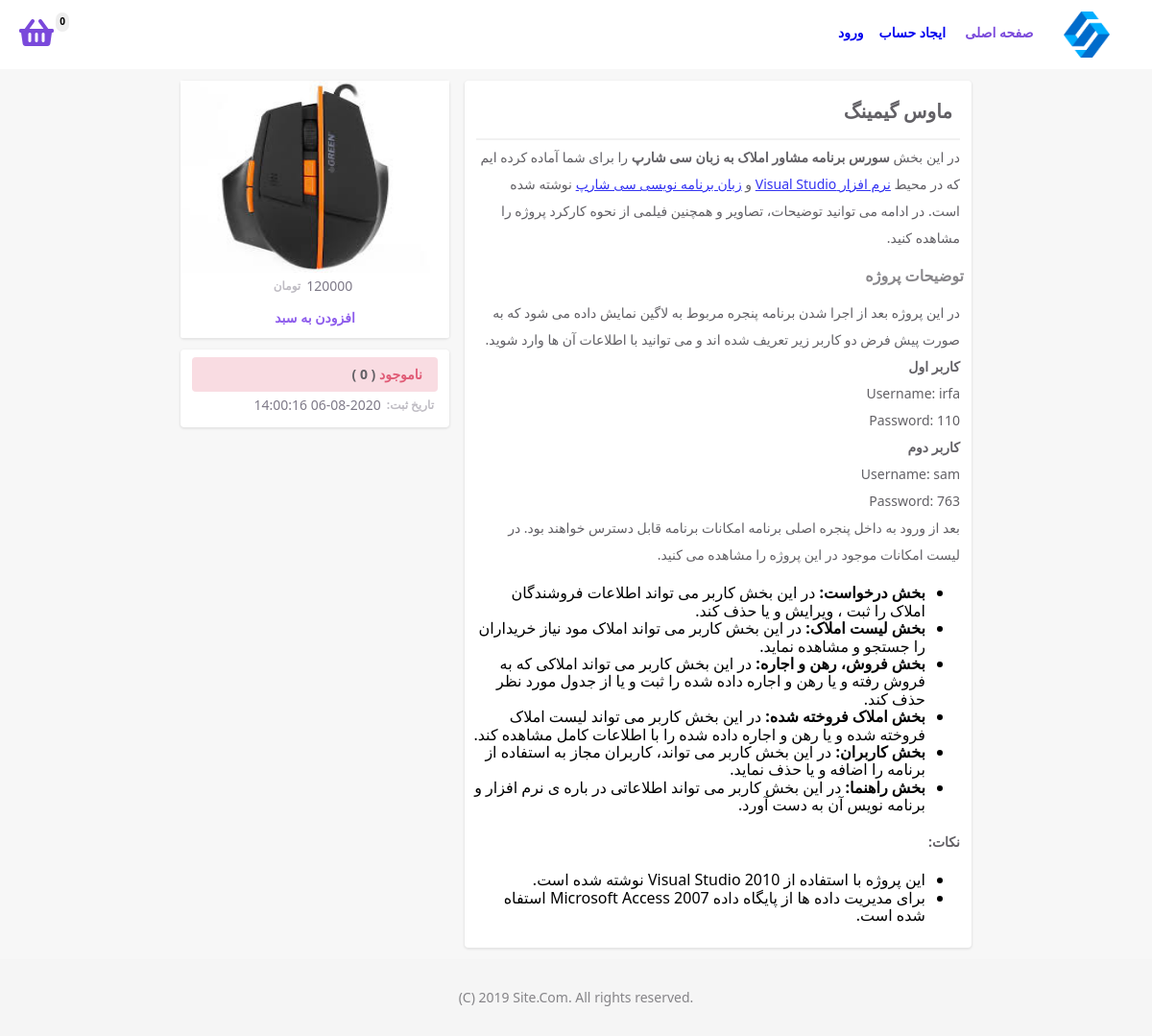
The page /product-details.php?id=59 on the database its author committed.
### tables this page shows
CREATE TABLE `products` (
  `product_id` int(11) NOT NULL,
  `caption` varchar(255) NOT NULL,
  `description` text NOT NULL,
  `price` varchar(20) NOT NULL,
  `quantity` int(11) NOT NULL DEFAULT 0,
  `reg_date` varchar(20) NOT NULL,
  `image_url` varchar(255) NOT NULL
);

### core/connection-manager.php (called while the page is built, shortened)
<?php
    class ConnectionManager {
        private $connection;
        public function __construct() {
            $this->connection = new mysqli(self::HOST, self::USERNAME, self::PASSWORD, self::DATABASE);
            $this->connection->set_charset("utf8");
        }
        public function getConnection() {
            return $this->connection;
        }
    }
?>

### core/product-manager.php (called while the page is built, shortened)
<?php
    require_once("connection-manager.php");
    class ProductManager {
        private $tableName = "products";
        public function getById($productId) {
            $query = "SELECT * FROM $this->tableName WHERE product_id = $productId";
            $connectionManager = new ConnectionManager();
            $result = mysqli_query($connectionManager->getConnection(), $query);
            $row = $result->fetch_assoc();
            $product = new Product();
            $product->productId = $row['product_id'];
            $product->caption = $row['caption'];
            $product->description = $row['description'];
            $product->price = $row['price'];
            $product->quantity = $row['quantity'];
            $product->regDate = $row['reg_date'];
            $product->imageUrl = $row['image_url'];
            return $product;
        }
    }
?>

### product-details.php (the view, shortened to what this page needs)
<?php
    require_once("core/product-manager.php");
    $productId = intval($_GET['id']);
    require_once("header.php");
    $productManager = new ProductManager();
    $productInfo = $productManager->getById($productId);
    $productIsAvailable = intval($productInfo->quantity) > 0;
    $productQuantityClass = $productIsAvailable ? "available-product" : "unavailable-product";
    $addToCartArgs = $productInfo->productId.', \''.$productInfo->caption.'\', '.$productInfo->price.', \''.$productInfo->imageUrl.'\', '.$productInfo->quantity;
?>
<section class="product-details">
    <div class="right-side card">
        <h1><?php echo $productInfo->caption; ?></h1>
        <p><?php echo $productInfo->description; ?></p>
    </div>
    <div class="left-side">
        <div class="product-info card">
            <img src="<?php echo $productInfo->imageUrl; ?>">
            <p class="price"><?php echo $productInfo->price; ?></p>
            <button class="secondary-button" <?php echo intval($productInfo->quantity) > 0 ? "" : "disabled"; ?> onclick="addToCart(<?php echo $addToCartArgs; ?>)"><?php echo ADD_TO_BASKET; ?></button>
        </div>
        <div class="date-quantity card">
            <p class="<?php echo $productQuantityClass; ?>"><?php echo intval($productInfo->quantity) > 0 ? "موجود" : "ناموجود"; ?> <span> ( <?php echo intval($productInfo->quantity); ?> ) </span></p>
             <p class="date"><?php echo $productInfo->regDate; ?></p>
        </div>
    </div>
</section>
<?php require_once("footer.php"); ?>

### theme/base.css (style rules this page uses)
* { font-family: 'Segoe UI', Tahoma, Geneva, Verdana, sans-serif; }
html, body { direction: rtl; margin: 0px; padding: 0px; background: #f7f7f7; }
h1 { font-size: 20px !important; }
h3 { font-size: 16px !important; }
h1, h2, h3, h4, h5, h6, p, span, label { color: rgb(59, 57, 63) !important; }
p { line-height: 2em; font-size: 14px !important; }
img { vertical-align: middle; }
button { cursor: pointer; font-size: 14px; font-weight: bold; }
.secondary-button { padding: 12px 16px !important; border-radius: 2px; border: 1px solid transparent; background: transparent; margin: 4px; text-decoration: none; color: rgb(59, 57, 63) !important; transition: background 0.25s ease-out; }
.card { padding: 8px; margin: 12px 8px; background: white; border-radius: 4px; box-shadow: 0px 1px 2px 1px #e5e5e5; }
.unavailable-product { padding: 4px 16px; background: rgba(217, 51, 84, 0.21); color: #d93354 !important; border-radius: 4px; font-weight: bold; }
button:disabled, button[disabled] { cursor: default !important; background-color: #ffffff !important; color: #cccccc !important; }

### theme/css/product-details.css (style rules this page uses)
.product-details { width: 70%; min-width: 70%; min-height: 80%; margin: auto; display: flex; flex-direction: row; flex-wrap: nowrap; justify-content: center; }
.product-details .right-side { height: auto !important; width: 100%; }
.product-details .left-side { padding: 0px !important; width: 300px; height: 271px; text-align: center; }
.product-details .left-side img { width: 100%; max-width: 340px; height: 100%; max-height: 200px; }
.product-details h1 { font-size: 20px; margin: 4px; padding: 8px; opacity: 0.8 !important; text-align: right; height: 32px; border-bottom: 2px solid #eee; }
.product-details p { font-size: 14px; margin: 0px 4px; opacity: 0.8; text-align: right; word-wrap: break-word; text-overflow: clip; }
.product-details h1 { font-size: 20px !important; opacity: 0.6; }
.product-details h3 { font-size: 16px !important; opacity: 0.6; }
.product-details .price { color: rgb(95, 89, 107) !important; font-size: 14px !important; margin-right: 8px; position: relative; text-align: center; }
.product-details .price::after { content: 'تومان'; position: relative; left: 0; top: -1px; font-weight: bold; font-size: 12px; opacity: 0.5; margin-right: 6px; }
.product-details button { color: #8D5CEC !important; font-weight: bold; margin: 0px !important; margin-top: -1% !important; width: 280px; }
.product-details .product-info { padding: 0 !important; position: relative; }
.product-details .date { color: rgb(95, 89, 107) !important; font-size: 14px !important; margin-right: 8px; position: relative; }
.product-details .date::before { content: 'تاریخ ثبت:'; position: relative; left: 0; top: -1px; font-weight: bold; font-size: 12px; opacity: 0.5; margin-left: 6px; }

### rows shown on the page
products: caption "ماوس گیمینگ", description "در این بخش سورس برنامه مشاور املاک به زبان سی شارپ را برای شما آماده کرده ایم که در محیط نرم افزار Visual Studio و زبان برنامه نویسی سی شارپ نوشته شده است. در ادامه می توانید توضیحات، تصاویر و همچنین فیلمی از نحوه کارکرد پروژه را مشاهده کنید. توضیحات پروژه در این پروژه بعد از اجرا شدن برنامه پنجره مربوط به لاگین نمایش داده می شود که به صورت پیش فرض دو کاربر زیر تعریف شده اند و می توانید با اطلاعات آن ها وارد شوید. کاربر اول Username: irfa Password: 110 کاربر دوم Username: sam Password: 763 بعد از ورود به داخل پنجره اصلی برنامه امکانات برنامه قابل دسترس خواهند بود. در لیست امکانات موجود در این پروژه را مشاهده می کنید. بخش درخواست: در این بخش کاربر می تواند اطلاعات فروشندگان املاک را ثبت ،…", image_url (picture), price "120000", reg_date "2020-08-06 14:00:16"

### other values the page prints
HOME "صفحه اصلی"
CREATE_ACCOUNT "ایجاد حساب"
LOGIN "ورود"
ADD_TO_BASKET "افزودن به سبد"
COPYRIGHT "(C) 2019 Site.Com. All rights reserved."
